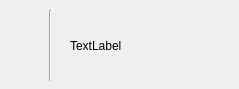
<?xml version="1.0" encoding="UTF-8"?>
<ui version="4.0">
 <class>Dialog</class>
 <widget class="QDialog" name="Dialog">
  <property name="windowModality">
   <enum>Qt::ApplicationModal</enum>
  </property>
  <property name="geometry">
   <rect>
    <x>0</x>
    <y>0</y>
    <width>239</width>
    <height>89</height>
   </rect>
  </property>
  <property name="windowTitle">
   <string>Dialog</string>
  </property>
  <widget class="QLabel" name="label">
   <property name="geometry">
    <rect>
     <x>10</x>
     <y>30</y>
     <width>31</width>
     <height>31</height>
    </rect>
   </property>
   <property name="text">
    <string/>
   </property>
   <property name="pixmap">
    <pixmap>icon.ico</pixmap>
   </property>
   <property name="scaledContents">
    <bool>false</bool>
   </property>
  </widget>
  <widget class="QLabel" name="desc">
   <property name="geometry">
    <rect>
     <x>70</x>
     <y>0</y>
     <width>181</width>
     <height>91</height>
    </rect>
   </property>
   <property name="text">
    <string>TextLabel</string>
   </property>
  </widget>
  <widget class="Line" name="line">
   <property name="geometry">
    <rect>
     <x>40</x>
     <y>10</y>
     <width>20</width>
     <height>71</height>
    </rect>
   </property>
   <property name="orientation">
    <enum>Qt::Vertical</enum>
   </property>
  </widget>
 </widget>
 <resources/>
 <connections/>
</ui>
